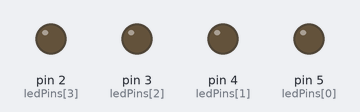
The sketch below on a simulated Arduino Uno, built with avr-gcc and run on an emulated ATmega328P. Parts: output pins drawn as LEDs (lit = HIGH).

Above: at 0.5 s.
At 2.5 s:
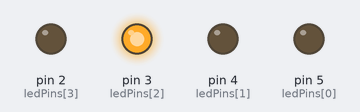
At 4.5 s:
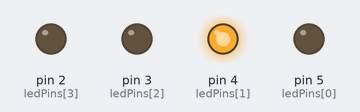
At 9.5 s:
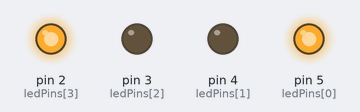
At 14.5 s:
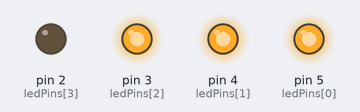
At 19.5 s:
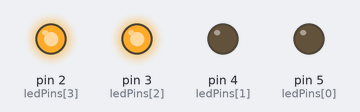
Timing chart, 0 to 20.8 s (numbered marks = the images above):
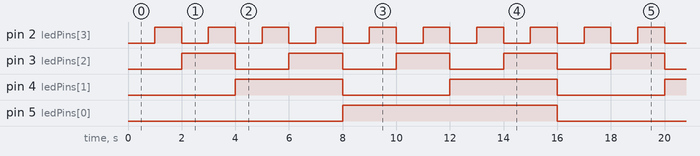

The sketch:

binary_counter.ino
```cpp
const int ledPins[4] = {5, 4, 3, 2}; // 8s, 4s, 2s, 1s
const int weights[4] = {8, 4, 2, 1};

void setup() {
  for (int i = 0; i < 4; i++) {
    pinMode(ledPins[i], OUTPUT);
  }
}

void loop() {
  for (int n = 0; n <= 15; n++) {
    showBinary(n);
    delay(1000);
  }
}

void showBinary(int n) {
  int remaining = n;
  for (int i = 0; i < 4; i++) {
    if (remaining >= weights[i]) {
      digitalWrite(ledPins[i], HIGH);
      remaining -= weights[i];
    } else {
      digitalWrite(ledPins[i], LOW);
    }
  }
}
```

Measured:
- by itself, pin 2 (ledPins[3]): alternates HIGH for 1.0 s and LOW for 1.0 s
- by itself, pin 3 (ledPins[2]): alternates HIGH for 2.0 s and LOW for 2.0 s
- by itself, pin 4 (ledPins[1]): alternates HIGH for 4.0 s and LOW for 4.0 s
- by itself, pin 5 (ledPins[0]): alternates HIGH for 8.0 s and LOW for 8.0 s
